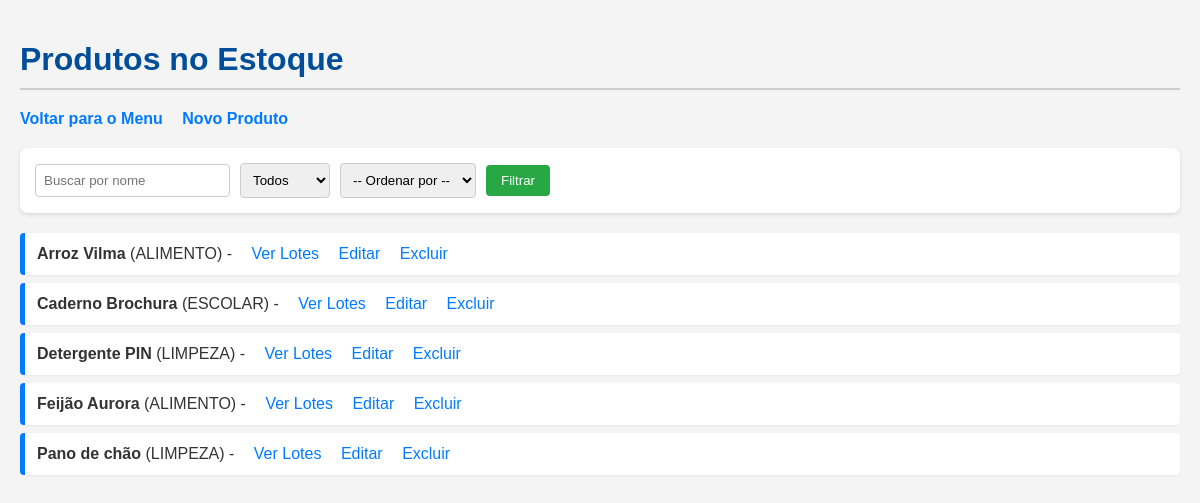
/produtos/ (signed in), run on the app's committed database.
### produtos/models.py (models this page shows, shortened)
class TipoProduto(models.Model):
    id = models.AutoField(primary_key=True)
    nome = models.CharField(max_length=100, unique=True)
    PRODUTO_TIPO = (
        ('ALIMENTO', 'Alimento'),
        ('LIMPEZA', 'Limpeza'),
        ('ESCOLAR', 'Escolar'),
        ('OUTROS', 'Outros'),
    )
    tipo = models.CharField(max_length=50, choices=PRODUTO_TIPO, default='OUTROS')
    ORIGEM_COMPRA_CHOICES = (
        ('COMUM', 'Compra Comum'),
        ('AGRICULTURA', 'Agricultura Familiar'),
    )
    origem_compra = models.CharField(
        max_length=15,
        choices=ORIGEM_COMPRA_CHOICES,
        default='COMUM',
        verbose_name='Origem da Compra'
    )
    UNIDADE_CHOICES = (
        ('KG', 'Quilogramas (KG)'),
        ('G', 'Gramas (g)'),
        ('L', 'Litros (L)'),
        ('ML', 'Mililitros (mL)'),
        ('UN', 'Unidades (Un)'),
        ('CX', 'Caixas (Cx)'),
        ('NA', 'Não Aplicável (N/A)')
    )
    unidade_medida = models.CharField(
        max_length=5,
        choices=UNIDADE_CHOICES,
        default='NA',
        verbose_name='Unidade de Medida'
    )
    possui_data_fabricacao = models.BooleanField(
        default=True,
        verbose_name='Possui Data de Fabricação?',
    )
    possui_data_validade = models.BooleanField(
        default=True,
        verbose_name='Possui Data de Validade?'
    )
    class Meta:
        ordering = ['nome']
        verbose_name = 'Tipo de Produto'
        verbose_name_plural = 'Tipos de Produtos'
        db_table = 'tb_tipo_produto'

### produtos/views.py (the view)
# urls.py: path('', views.listar_tipos_produto, name='listar_tipos_produto'),
@login_required
@user_passes_test(is_secretario_or_nutricionista)
def listar_tipos_produto(request):
    tipos_produto = TipoProduto.objects.all()
    busca = request.GET.get('buscar')
    if busca:
        tipos_produto = tipos_produto.filter(nome__icontains=busca)
    tipo = request.GET.get('tipo')
    if tipo and tipo != 'TODOS':
        tipos_produto = tipos_produto.filter(tipo=tipo)
    ordem = request.GET.get('ordem')
    if ordem == 'nome':
        tipos_produto = tipos_produto.order_by('nome')
    return render(request, 'produtos/listar_tipos.html', {
        'tipos_produto': tipos_produto,
        'tipos': TipoProduto.PRODUTO_TIPO,
        'busca': busca or '',
        'tipo_selecionado': tipo or 'TODOS',
        'ordem': ordem or '',
    })

### usuarios/views.py (called while the page is built)
def is_secretario_or_nutricionista(user):
    return user.is_authenticated and (user.cargo == 'SECRETARIO' or user.cargo == 'NUTRICIONISTA')

### produtos/templates/produtos/listar_tipos.html (shortened to what this page needs)
{% load static %}
<!DOCTYPE html>
<head>
    <link rel="stylesheet" href="{% static 'produtos/estoque_lista.css' %}">
</head>
<body>
    <h1>Produtos no Estoque</h1>
    <div class="header-links">
        <a href="{% url 'menu_principal' %}">Voltar para o Menu</a>
        <a href="{% url 'cadastrar_tipo_produto' %}">Novo Produto</a>
    </div>
    <form method="get">
        <input type="text" name="buscar" placeholder="Buscar por nome" value="{{ busca }}">
        <select name="tipo">
            <option value="TODOS" {% if tipo_selecionado|stringformat:"s" == "TODOS" %}selected{% endif %}>Todos</option>
        </select>
        <select name="ordem">
            <option value="">-- Ordenar por --</option>
        </select>
        <button type="submit">Filtrar</button>
    </form>
    <ul>
        {% for tipo_produto in tipos_produto %}
        <li>
            <strong>{{ tipo_produto.nome }}</strong> ({{ tipo_produto.tipo }}) -
            <a href="{% url 'listar_lotes' tipo_produto.id %}">Ver Lotes</a>
            <a href="{% url 'editar_tipo_produto' tipo_produto.id %}">Editar</a>
            <a href="{% url 'excluir_tipo_produto' tipo_produto.id %}">Excluir</a>
        </li>
        {% empty %}
        <li>Nenhum tipo de produto cadastrado.</li>
        {% endfor %}
    </ul>
</body>
</html>

### produtos/static/produtos/estoque_lista.css (style rules this page uses)
body { font-family: 'Gill Sans', 'Gill Sans MT', Calibri, 'Trebuchet MS', sans-serif; margin: 0; padding: 20px; background-color: #f4f4f4; color: #333333; }
h1 { color: #004d99; border-bottom: 2px solid #cccccc; padding-bottom: 10px; margin-bottom: 20px; }
.header-links a { margin-right: 15px; text-decoration: none; color: #007bff; font-weight: bold; }
form { display: flex; background: #ffffff; align-items: center; padding: 15px; border-radius: 8px; box-shadow: 0 2px 4px rgba(0, 0, 0, 0.1); margin-top: 20px; margin-bottom: 20px; gap: 10px; }
input[type="text"], select { padding: 8px; border: 1px solid #cccccc; border-radius: 4px; }
button[type="submit"] { padding: 8px 15px; background-color: #28a745; color: #ffffff; border: none; border-radius: 4px; cursor: pointer; }
ul { list-style: none; padding: 0; }
ul li { background: #ffffff; padding: 12px; margin-bottom: 8px; border-radius: 4px; border-left: 5px solid #007bff; box-shadow: 0 1px 2px rgba(0, 0, 0, 0.05); }
ul li a { margin-left: 15px; text-decoration: none; color: #007bff; }

### data on the page
TipoProduto: nome "Arroz Vilma", tipo "ALIMENTO"
TipoProduto: nome "Caderno Brochura", tipo "ESCOLAR"
TipoProduto: nome "Detergente PIN", tipo "LIMPEZA"
TipoProduto: nome "Feijão Aurora", tipo "ALIMENTO"
TipoProduto: nome "Pano de chão", tipo "LIMPEZA"
